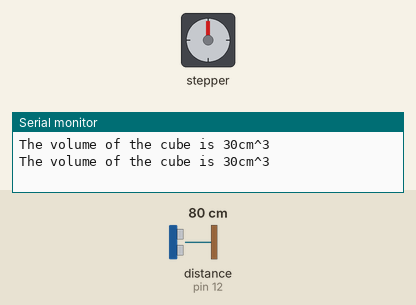
Simulated run of this sketch. Board: Arduino Uno, built with avr-gcc and run on an emulated ATmega328P. On the bench: stepper motor, the last lines printed to the serial monitor. The test bench sets the inputs (shaded band); at power-on: distance to the obstacle (sensor on pin 12) 80 cm. The echo pulse lasts 58.3 µs per cm; stepper angles assume 300 steps per turn.

Above: at 1.4 s.
1.5 s: distance to the obstacle (sensor on pin 12) set to 2 cm
At 1.67 s:
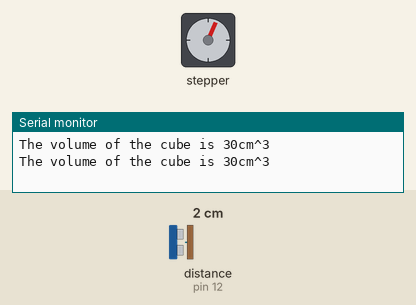
4.8 s: distance to the obstacle (sensor on pin 12) set to 60 cm
At 6.83 s:
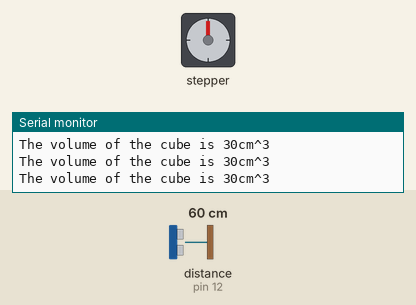
8.1 s: distance to the obstacle (sensor on pin 12) set to 4 cm
11.4 s: distance to the obstacle (sensor on pin 12) set to 120 cm
14.7 s: distance to the obstacle (sensor on pin 12) set to 9 cm
18.0 s: distance to the obstacle (sensor on pin 12) set to 250 cm
Timing chart, 0 to 68.8 s (numbered marks = the images above; inputs shaded):
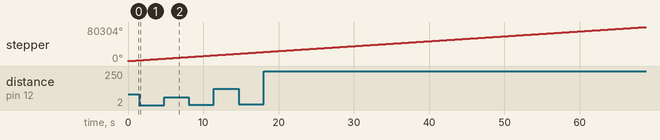

The sketch:

Sorting_Boxes.ino
```cpp
#include <Stepper.h>

int stepsPerRevolution = 300;
Stepper myStepper(stepsPerRevolution, 4, 6, 5, 7);
Stepper myStepper1(stepsPerRevolution, 8, 10, 9, 11);
unsigned long a;

void setup() {
  myStepper.setSpeed(200);
  myStepper1.setSpeed(200);
  Serial.begin(9600);
}

void loop() {
  pinMode(12,OUTPUT);
  digitalWrite(12,LOW);
  digitalWrite(12,HIGH);
  delayMicroseconds(2);
  digitalWrite(12,LOW);
  pinMode(12,INPUT);
  a=pulseIn(12,HIGH);

  if(a>=3990 || a<=4030)
  {myStepper.step(2*stepsPerRevolution);
  Serial.println("The volume of the cube is 30cm^3");}

  else if(a>=4550 || a<=4590)
  {myStepper1.step(2*stepsPerRevolution);
  Serial.println("The volume of the cube is 20cm^3");}

  else
  {Serial.println("The volume of the cube is 10cm^3");}
}
```
